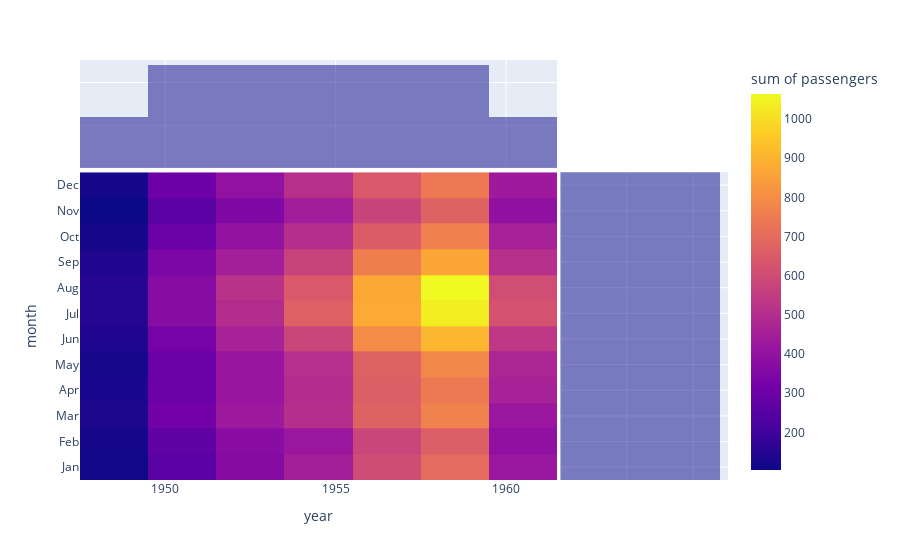

The notebook cell saved with this chart:
### Markdown cell above
### Density Heatmps

### Code cell
flights = sns.load_dataset("flights")

fig = px.density_heatmap(flights, x='year', y='month',
                         z='passengers',
                         #color_continuous_scale='Viridis',
                        marginal_x='histogram',
                        marginal_y='histogram')

fig

### Figure 1 — Plotly figure (JSON) as saved in the notebook; plotly's stock layout.template omitted (floating-point values rounded to 4 significant figures; data arrays with more than 128 entries replaced by an {"elided": "..."} marker saying what was removed)
{"data": [{"coloraxis": "coloraxis", "histfunc": "sum", "hovertemplate": "year=%{x}<br>month=%{y}<br>sum of passengers=%{z}<extra></extra>", "name": "", "type": "histogram2d", "x": {"elided": "144 int values"}, "xaxis": "x", "xbingroup": "x", "y": {"elided": "144 str values"}, "yaxis": "y", "ybingroup": "y", "z": {"elided": "144 int values"}}, {"alignmentgroup": "True", "bingroup": "x", "hovertemplate": "year=%{x}<br>count=%{y}<extra></extra>", "legendgroup": "", "marker": {"color": "#0d0887"}, "name": "", "offsetgroup": "", "opacity": 0.5, "showlegend": false, "type": "histogram", "x": {"elided": "144 int values"}, "xaxis": "x3", "yaxis": "y3"}, {"alignmentgroup": "True", "bingroup": "y", "hovertemplate": "month=%{y}<br>count=%{x}<extra></extra>", "legendgroup": "", "marker": {"color": "#0d0887"}, "name": "", "offsetgroup": "", "opacity": 0.5, "showlegend": false, "type": "histogram", "xaxis": "x2", "y": {"elided": "144 str values"}, "yaxis": "y2"}], "layout": {"autosize": true, "barmode": "overlay", "coloraxis": {"colorbar": {"title": {"text": "sum of passengers"}}, "colorscale": [[0, "#0d0887"], [0.1111, "#46039f"], [0.2222, "#7201a8"], [0.3333, "#9c179e"], [0.4444, "#bd3786"], [0.5556, "#d8576b"], [0.6667, "#ed7953"], [0.7778, "#fb9f3a"], [0.8889, "#fdca26"], [1, "#f0f921"]]}, "legend": {"tracegroupgap": 0}, "margin": {"t": 60}, "xaxis": {"anchor": "y", "autorange": true, "domain": [0, 0.7363], "range": [1948.0, 1962.0], "title": {"text": "year"}, "type": "linear"}, "xaxis2": {"anchor": "y2", "autorange": true, "domain": [0.7413, 1], "matches": "x2", "range": [0, 12.63], "showgrid": true, "showline": false, "showticklabels": false, "ticks": ""}, "xaxis3": {"anchor": "y3", "autorange": true, "domain": [0, 0.7363], "matches": "x", "range": [1948.0, 1962.0], "showgrid": true, "showticklabels": false, "type": "linear"}, "xaxis4": {"anchor": "y4", "domain": [0.7413, 1], "matches": "x2", "showgrid": true, "showline": false, "showticklabels": false, "ticks": ""}, "yaxis": {"anchor": "x", "autorange": true, "domain": [0, 0.7326], "range": [-0.5, 11.5], "title": {"text": "month"}, "type": "category"}, "yaxis2": {"anchor": "x2", "autorange": true, "domain": [0, 0.7326], "matches": "y", "range": [-0.5, 11.5], "showgrid": true, "showticklabels": false, "type": "category"}, "yaxis3": {"anchor": "x3", "autorange": true, "domain": [0.7426, 1], "matches": "y3", "range": [0, 25.26], "showgrid": true, "showline": false, "showticklabels": false, "ticks": ""}, "yaxis4": {"anchor": "x4", "domain": [0.7426, 1], "matches": "y3", "showgrid": true, "showline": false, "showticklabels": false, "ticks": ""}}}
